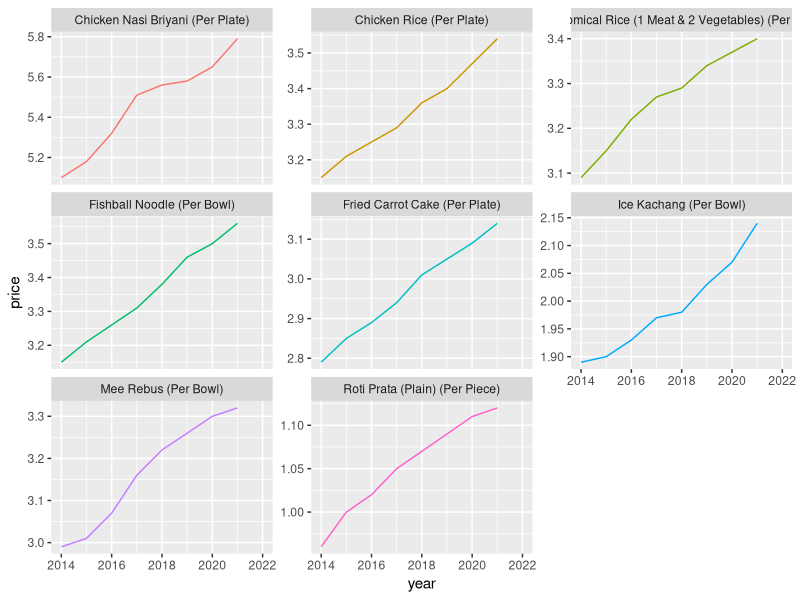
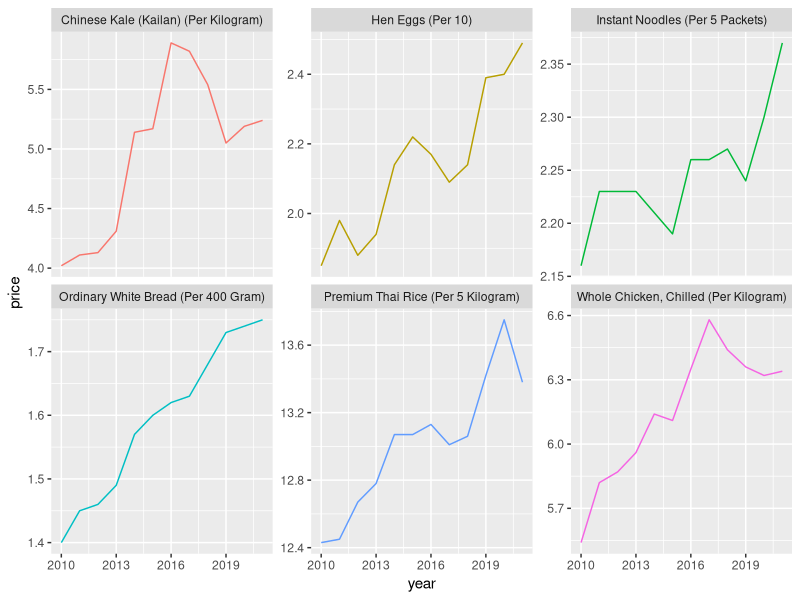
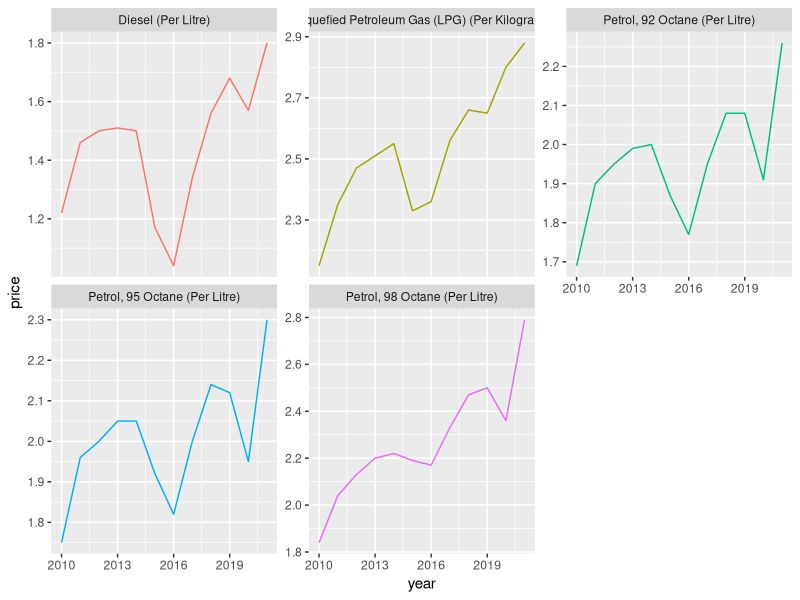

Generate these figures, in order, with R:
library(tidyverse)
library(scales)

raw_prices <- read_csv("data/retail-prices-consumer-items/M212951-table.csv", skip = 10)

# Wrangle
# Remove bottom rows
prices <- raw_prices[-c(70:86), ]

# Rename item column
prices <- prices %>% 
  rename(item = `Data Series`)

# Convert character columns to numeric
prices <- prices %>%
  mutate(across(10:13, as.numeric))

# Change to tidy format
tidy_prices <- prices %>%
  pivot_longer(2:13,
               names_to = "year",
               values_to = "price")

# Change year to numeric
tidy_prices$year <- as.numeric(as.character(tidy_prices$year))

# Visualize
# Price of typical dishes
items_selected <- c("Fishball Noodle (Per Bowl)", "Mee Rebus (Per Bowl)", "Chicken Rice (Per Plate)", "Chicken Nasi Briyani (Per Plate)", "Economical Rice (1 Meat & 2 Vegetables) (Per Plate)", "Roti Prata (Plain) (Per Piece)", "Fried Carrot Cake (Per Plate)", "Ice Kachang (Per Bowl)")

tidy_prices %>% 
  filter(item %in% items_selected) %>% 
  ggplot(aes(x = year, y = price, colour = item)) +
  geom_line(show.legend = FALSE) +
  facet_wrap(~item, scales = "free_y") +
  scale_x_continuous(limits = c(2014, 2022))

# Price of selected household groceries
items_selected <- c("Premium Thai Rice (Per 5 Kilogram)", "Ordinary White Bread (Per 400 Gram)", "Instant Noodles (Per 5 Packets)", "Whole Chicken, Chilled (Per Kilogram)", "Hen Eggs (Per 10)", "Chinese Kale (Kailan) (Per Kilogram)")

tidy_prices %>% 
  filter(item %in% items_selected) %>% 
  ggplot(aes(x = year, y = price, colour = item)) +
  geom_line(show.legend = FALSE) +
  facet_wrap(~item, scales = "free_y")

# Price of fuel
items_selected <- c("Diesel (Per Litre)", "Petrol, 98 Octane (Per Litre)", "Petrol, 95 Octane (Per Litre)", "Petrol, 92 Octane (Per Litre)", "Liquefied Petroleum Gas (LPG) (Per Kilogram)")

tidy_prices %>% 
  filter(item %in% items_selected) %>% 
  ggplot(aes(x = year, y = price, colour = item)) +
  geom_line(show.legend = FALSE) +
  facet_wrap(~item, scales = "free_y")
  